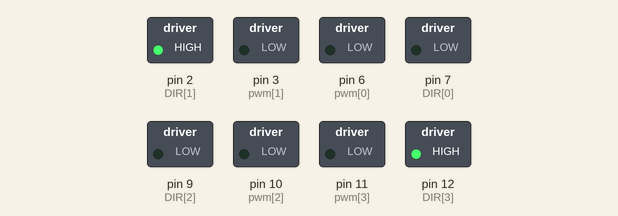
The sketch below on a simulated Arduino Uno, built with avr-gcc and run on an emulated ATmega328P. Parts: switched loads named in the sketch (green lamp = pin HIGH).

Above: at 2.1 s.
At 3.6 s:
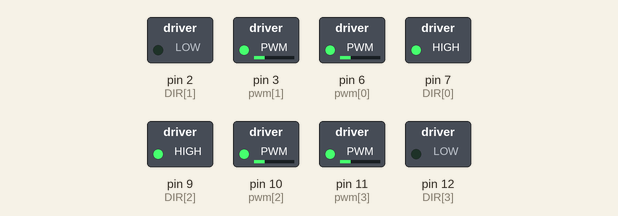
At 5.1 s:
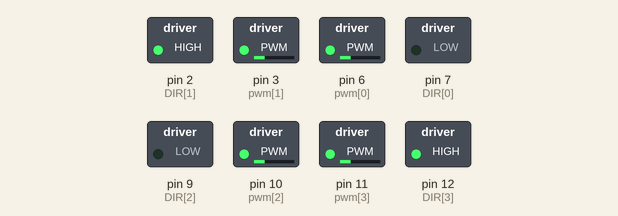
At 9.6 s:
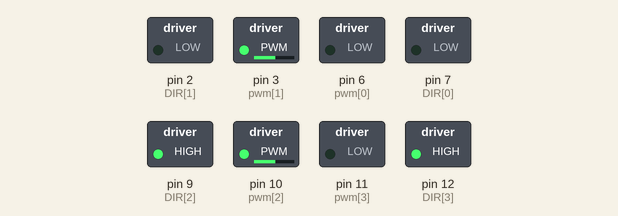
At 14.1 s:
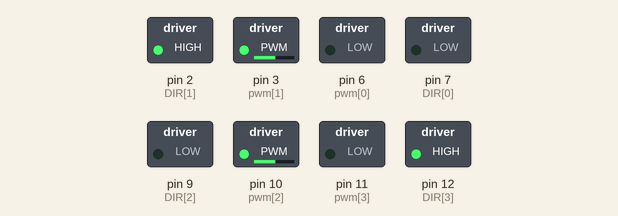
At 18.1 s:
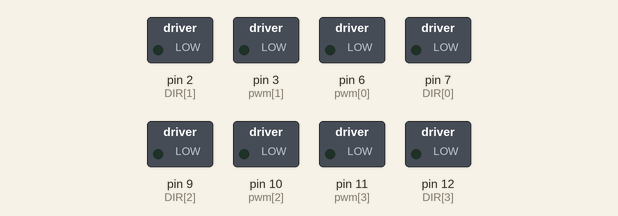
Timing chart, 0 to 19.6 s (numbered marks = the images above):
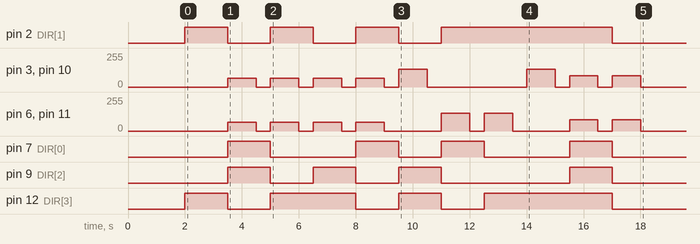

The sketch:

P1.ino
```cpp
/*----------------------- DO NOT CHANGE THIS ------------------------*/

/*********************************************************************/
/***************************   LIBRARIES   ***************************/
/*********************************************************************/
#include <math.h>

/*********************************************************************/
/***************************   VARIABLES   ***************************/
/*********************************************************************/
//Holaaaaaaa
// Number of motors
#define NMOTORS 4
#define pi 3.14159265359
// Pins of each motor
const int enc[] = {4, 5, 8, 13};  // Encoder pins
const int DIR[] = {7, 2, 9, 12};  // Direction pins
const int pwm[] = {6, 3, 10, 11}; // PWM pins

/*********************************************************************/
/*****************************   SETUP   *****************************/
/*********************************************************************/

void setup() {
  // Begin communication
  Serial.begin(9600);
  // Setup I/O pins
  for(int k = 0; k < NMOTORS; k++){
    pinMode(enc[k], INPUT);
    pinMode(pwm[k], OUTPUT);
    pinMode(DIR[k], OUTPUT);
  }
  delay(2000);
}
// Globals
float vt[]   = {0.0, 0.0, 0.0, 0.0};
int dir[]    = {0, 0, 0, 0};
// Velocities signs
int sgn[]   = {1, 1, 1, 1};
// Target variables
double vx = 0, vy = 0, vw = 0;

/*-------------------------------------------------------------------*/

/*----------------------- YOU CAN MODIFY THIS -----------------------*/

// Sequences variables
int nseq     = 11;   // Number of sequences
int seq      = 0;    // Counter sequence variable
float T      = 1000; // Time of each sequence in ms
float waitT  = 500;  // Waiting time of each sequence in ms

// Velocity target sequences
float vxSeq[11] = {0,0.1,-0.1,0,0,0.1,0.1,-0.1,-0.1,0,0}; // X Axis linear velocity sequence
float vySeq[11] = {0,0,0,0.1,-0.1,0.1,-0.1,0.1,-0.1,0,0}; // Y Axis linear velocity sequence
float vwSeq[11] = {0,0,0,0,0,0,0,0,0,-0.62831853071,0.62831853071}; // Z Axis angular velocity sequence

// Dimensions
const double a_b = (0.21 + 0.195)/2; // a+b
const double R = 0.04;   // radius

// Maximun values
float maxPWM = 255; // Input value
float maxRPM = 90; // Input value

/*********************************************************************/
/*****************************   LOOP   ******************************/
/*********************************************************************/

void loop() {
  // Set target velocity
  vx = vxSeq[seq];
  vy = vySeq[seq];
  vw = vwSeq[seq];
 if(seq < nseq){
    // Calculate target angular velocities
    CalculateVelAng(vx,vy,vw);
    for(int k = 0; k < NMOTORS; k++){
      // Compute input motor signal
      float pwr = vt[k]*maxPWM/maxRPM;
      // Truncate value
      if(pwr > maxPWM){
        pwr = maxPWM;
      }
      if(pwr < 0){
        pwr = 0;
      }
      // Signal to the motor
      setMotor(dir[k], (int) pwr, pwm[k], DIR[k]);
    }
    delay(T);
    StopMotors();
    delay(waitT);
    seq++;
 }
  else{
  StopMotors();
 }
}

/*********************************************************************/
/***************************   FUNCTIONS   ***************************/
/*********************************************************************/

void CalculateVelAng(double vx, double vy, double vw) {
  /*
  Function that computes the velocity in rpm and the direction
  of each wheel from the absolute velocity.

  Inputs:
    - vx: Linear velocity in X axis, in m/s.
    - vy: Linear velocity in Y axis, in m/s.
    - vw: Angular velocity in Z axis, in rad/s.
  */
  // Calculate velocity of each motor in rad/s in w[] (from inverse kinematics)

  double arreglo_velocidad[3][1] = {vx,vy,vw};
  double jacobiano_seudoinverso[4][3]={
                                        {1, -1, -(a_b)},
                                        {1,  1,  (a_b)},
                                        {1,  1, -(a_b)},
                                        {1, -1,  (a_b)}
  };

  double w[4]= {(vx-vy - vw*a_b)/R,(vx+vy + vw*a_b)/R,(vx+vy - vw*a_b)/R,(vx-vy + vw*a_b)/R};

  for (int i = 0; i < NMOTORS; i++) {
    sgn[i] = w[i] / fabs(w[i]);
    // Update motor direction
    dir[i] = (1 + sgn[i]) / 2;
    // Calculate desired angular velocity in rpm
    vt[i] = fabs(w[i]*30/PI);
  }
}

/*-------------------------------------------------------------------*/

/*----------------------- DO NOT CHANGE THIS ------------------------*/

void setMotor(int dir, int pwmVal, int pwmch, int dirch) {
  /*
  Function to setup pins to control motors.

  Inputs:
    - dir: Motor direction (1 or 0).
    - pwmVal: PWM control to pin.
    - pwmch: PWM pin channel.
    - dirch: Direction pin channel.
  */
  analogWrite(pwmch, pwmVal);
  if(dirch==2 || dirch==12
  ){
    if (dir == 1) {
      digitalWrite(dirch, LOW);
    } else if (dir == 0) {
      digitalWrite(dirch, HIGH);
    } else {
      digitalWrite(dirch, LOW);
    }
  }
  else{
    if (dir == 1) {
      digitalWrite(dirch, HIGH);
    } else if (dir == 0) {
      digitalWrite(dirch, LOW);
    } else {
      digitalWrite(dirch, HIGH);
    }
  }
}


void StopMotors(){
  /*
  Function that stops each DC motor.
  */
  for(int k = 0; k < NMOTORS; k++){
    setMotor(dir[k], 0.0, pwm[k], DIR[k]);
  }
}

/*-------------------------------------------------------------------*/
```

Measured:
- by itself, pin 2 (DIR[1]): goes 3 × (HIGH 1.5 s, LOW 1.5 s), HIGH 6.0 s, then LOW
- by itself, pin 7 (DIR[0]): LOW → HIGH at 3.5 s, → LOW 1.5 s later, → HIGH 3.0 s later, → LOW 1.5 s later, … (8 changes in this stretch)
- by itself, pin 9 (DIR[2]): LOW → HIGH at 3.5 s, → LOW 1.5 s later, → HIGH 1.5 s later, → LOW 1.5 s later, … (8 changes in this stretch)
- by itself, pin 12 (DIR[3]): LOW → HIGH at 2.0 s, → LOW 1.5 s later, → HIGH 1.5 s later, → LOW 3.0 s later, … (8 changes in this stretch)
- by itself, pin 3 (pwm[1]), pin 10 (pwm[2]): 0/255 → 67/255 at 3.5 s, → 0/255 1.0 s later, → 67/255 0.50 s later, → 0/255 1.0 s later, … (16 changes in this stretch)
- by itself, pin 6 (pwm[0]), pin 11 (pwm[3]): 0/255 → 67/255 at 3.5 s, → 0/255 1.0 s later, → 67/255 0.50 s later, → 0/255 1.0 s later, … (16 changes in this stretch)
